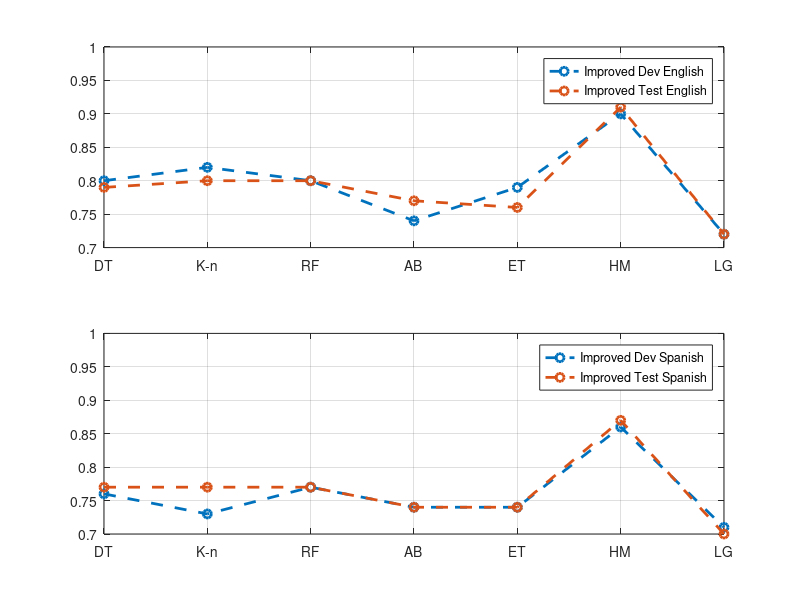

Here is the MATLAB script that generated this plot:
F1_dev_eng = [0.8	0.82	0.8	0.74	0.79	0.9	0.72];
F1_dev_span=[0.76	0.73	0.77	0.74	0.74	0.86	0.71];
F1_test_eng=[0.79	0.8	0.8	0.77	0.76	0.91	0.72];
F1_test_span=[0.77	0.77	0.77	0.74	0.74	0.87	0.7];

subplot(2,1,1)
plot(F1_dev_eng,'--o','LineWidth',2)
set(gca,'xtick',1:7,'xticklabel',{'DT','K-n','RF','AB','ET','HM','LG'})
grid on
hold on
ylim([0.7 1])
plot(F1_test_eng,'--o','LineWidth',2)
legend('Improved Dev English','Improved Test English')


subplot(2,1,2)
plot(F1_dev_span,'--o','LineWidth',2)
set(gca,'xtick',1:7,'xticklabel',{'DT','K-n','RF','AB','ET','HM','LG'})
grid on
hold on
ylim([0.7 1])
plot(F1_test_span,'--o','LineWidth',2)
legend('Improved Dev Spanish','Improved Test Spanish')
